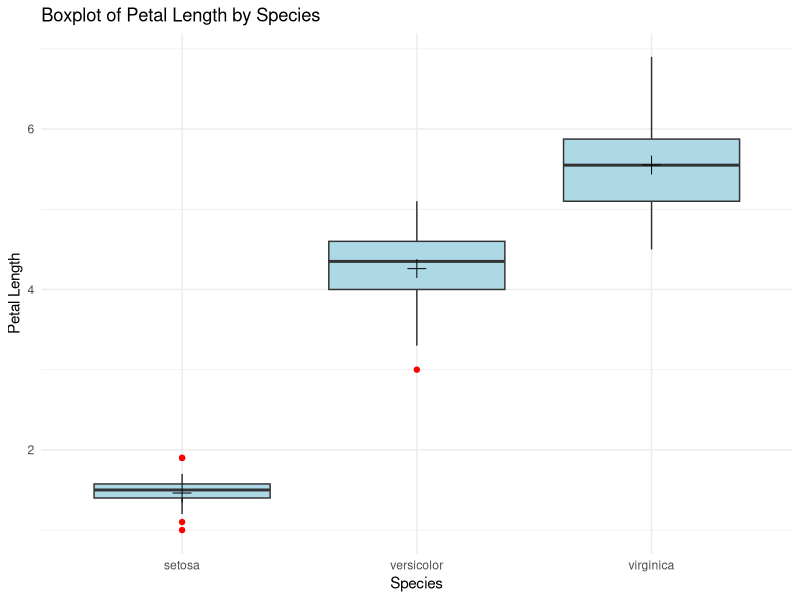

Source code (R):
rm(list = ls()) # clear out the variables from memory to make a clean execution of the code.

# If you want to remove all previous plots and clear the console, run the following two lines.
graphics.off() # clear out all plots from previous work.

cat("\014") # clear the console

#library(tidyverse)
# A better way to code...
# Find out if the library is not already installed and\
# if not, install the library and then load it.

if(!require('tidyverse')) {
  install.packages('tidyverse')
  library('tidyverse')
}


if(!require('psych')) {
  install.packages('psych')
  library('psych')
}

# Load the iris dataset
data(iris)

# Conduct ANOVA
# We'll analyze how Petal.Length differs among the species of iris
anova_model <- aov(Petal.Length ~ Species, data = iris)
summary(anova_model)

# Visualize the results
# We can use a boxplot to visualize the petal lengths for each species:
ggplot(iris, aes(x = Species, y = Petal.Length)) +
  geom_boxplot(fill = "lightblue", outlier.colour = "red") +
  theme_minimal() +
  labs(title = "Boxplot of Petal Length by Species",
       x = "Species",
       y = "Petal Length") +
  stat_summary(fun = mean, geom = "point", shape = 3, size = 4, color = "black")


# Notes:
# ANOVA Summary: The summary will give you the F-statistic and p-value. A p-value less than 0.05 indicates significant differences among species.
# Boxplot: This visualization helps show the distribution of petal lengths across species, making it easier to see where the differences lie.
